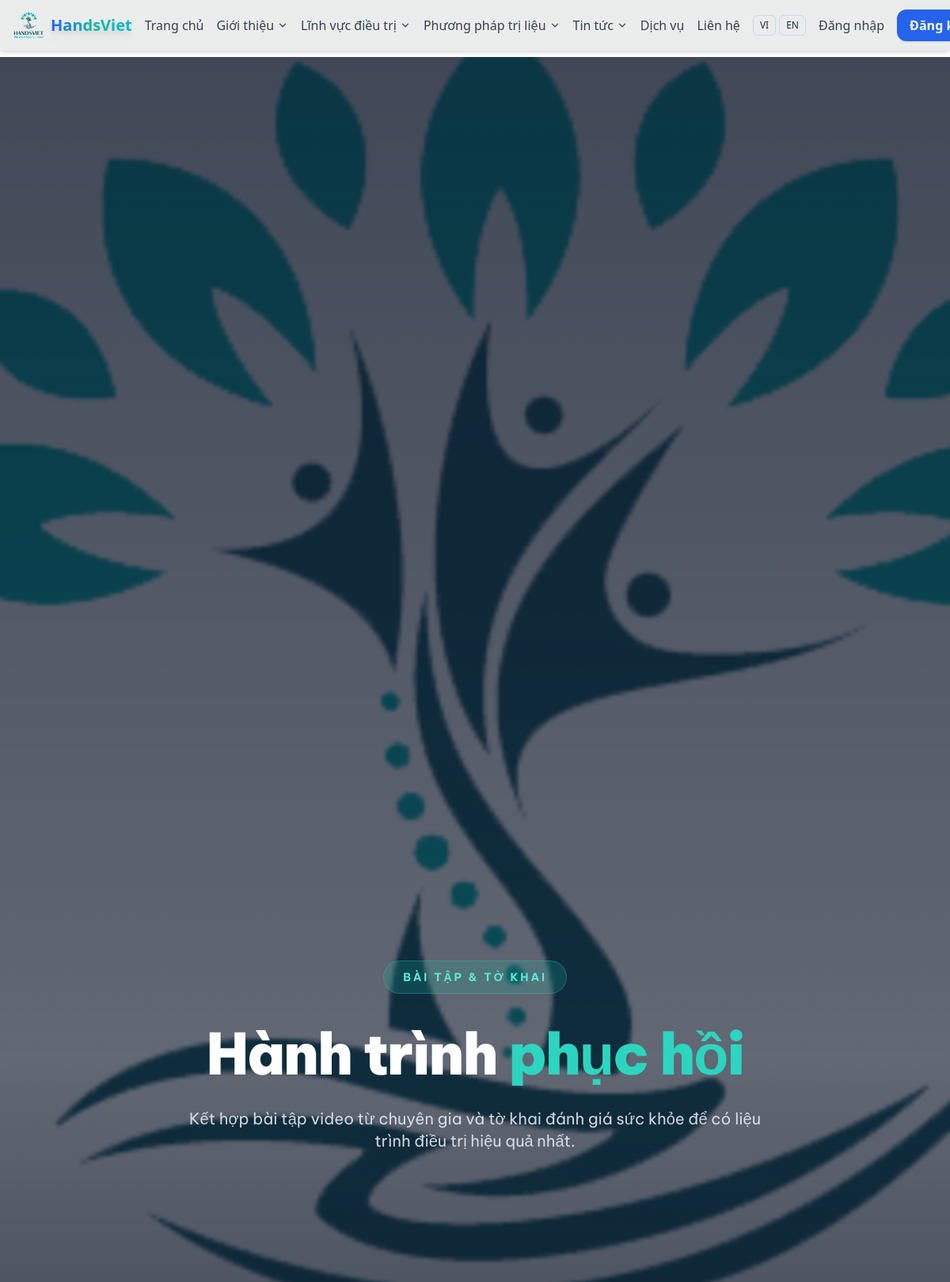
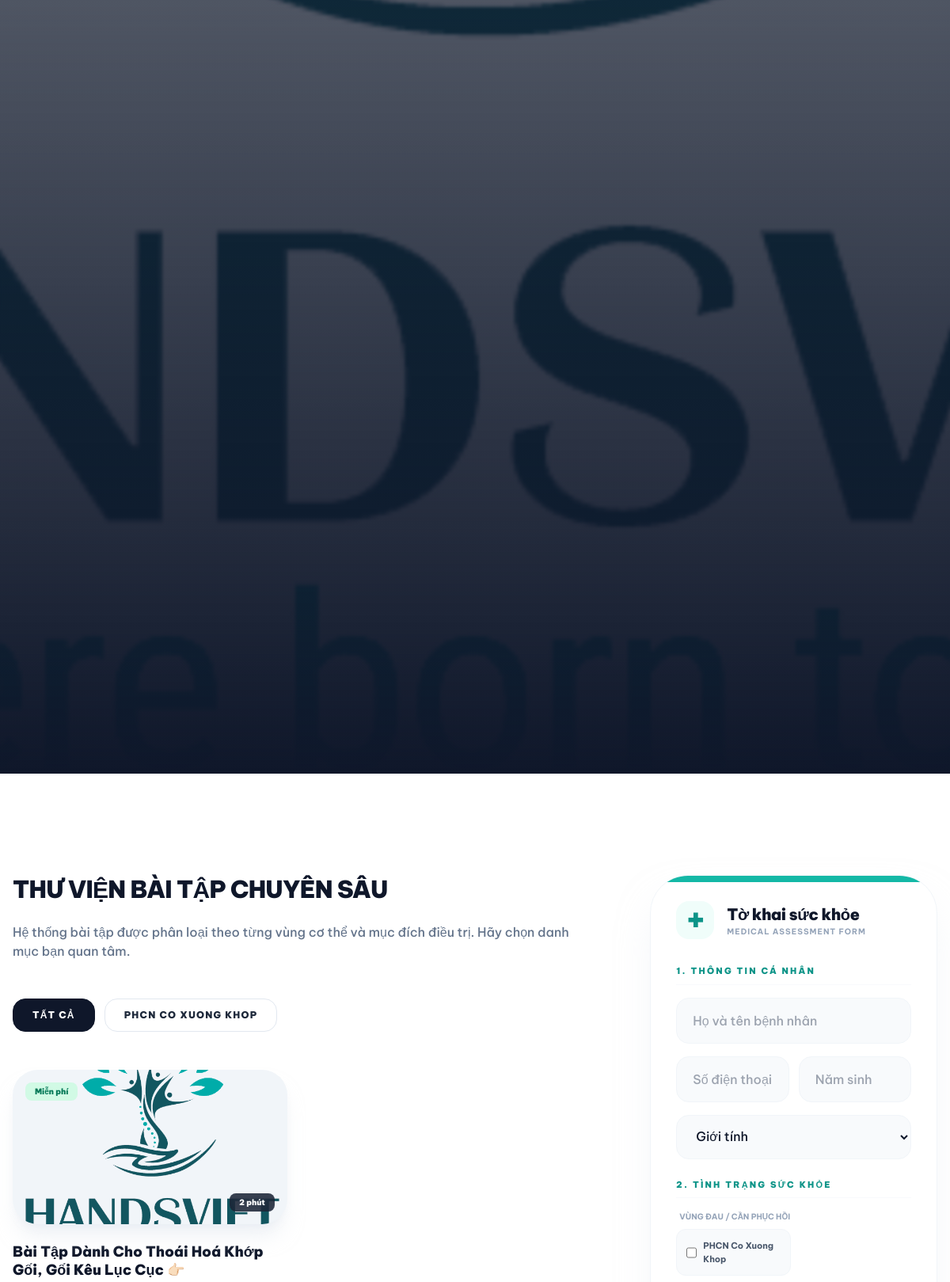
Page /exercise-library/ (upper part) on the committed database (2 pictures, top to bottom).
### hansviet_admin/models.py (models this page shows, shortened)
class ServiceCategory(models.Model):
    name = models.CharField(max_length=255)
    slug = models.SlugField(unique=True)
    description = models.TextField(blank=True)
    icon_svg = models.TextField(blank=True)
    order = models.PositiveIntegerField(default=0)
    class Meta:
        ordering = ["order", "name"]
        verbose_name = "Service Category"
        verbose_name_plural = "Service Categories"

class Video(models.Model):
    ACCESS_FREE = "free"
    ACCESS_PAID = "paid"
    ACCESS_CHOICES = [(ACCESS_FREE, "Free"), (ACCESS_PAID, "Paid")]
    PROVIDER_YT = "youtube"
    PROVIDER_VI = "vimeo"
    PROVIDER_CHOICES = [(PROVIDER_YT, "YouTube"), (PROVIDER_VI, "Vimeo")]
    title = models.CharField(max_length=255)
    slug = models.SlugField(unique=True)
    provider = models.CharField(max_length=20, choices=PROVIDER_CHOICES)
    provider_id = models.CharField(max_length=255)
    access = models.CharField(max_length=10, choices=ACCESS_CHOICES, default=ACCESS_FREE)
    duration = models.CharField(max_length=50, blank=True)
    category = models.ForeignKey(ServiceCategory, null=True, blank=True, on_delete=models.SET_NULL)
    is_active = models.BooleanField(default=True)
    class Meta:
        verbose_name = "Video"
        verbose_name_plural = "Videos"
        ordering = ["title"]

### hansviet_user/views.py (the view, shortened to what this page needs)
def exercise_library(request):
    can_paid = _user_can_view_paid(request.user)
    def normalize_provider_id(video_obj):
        raw = (video_obj.provider_id or "").strip()
        if not raw:
            return ""
        if "://" not in raw:
            return raw
    videos = Video.objects.filter(is_active=True).select_related("category").order_by("title")
    normalized_videos = []
    for v in videos:
        provider_id = normalize_provider_id(v)
        if v.provider == Video.PROVIDER_YT and provider_id:
            embed_url = f"https://www.youtube.com/embed/{provider_id}"
            thumb_url = f"https://img.youtube.com/vi/{provider_id}/hqdefault.jpg"
            watch_url = f"https://www.youtube.com/watch?v={provider_id}"
        elif v.provider == Video.PROVIDER_VI and provider_id:
            embed_url = f"https://player.vimeo.com/video/{provider_id}"
            thumb_url = ""
            watch_url = f"https://vimeo.com/{provider_id}"
        else:
            embed_url = ""
            thumb_url = ""
            watch_url = ""
        normalized_videos.append(
            {
                "pk": v.pk,
                "title": v.title,
                "duration": v.duration,
                "category": v.category.name if v.category else "Khác",
                "provider": v.provider,
                "provider_id": provider_id,
                "embed_url": embed_url,
                "watch_url": watch_url,
                "thumb_url": thumb_url,
                "access": v.access,
                "can_watch": (v.access == Video.ACCESS_FREE) or can_paid,
            }
        )
    grouped_videos = {}
    for v in normalized_videos:
        grouped_videos.setdefault(v["category"], []).append(v)
    exercises = [{"category": key, "videos": grouped_videos[key]} for key in sorted(grouped_videos.keys())]
    return render(
        request,
        "pages/exercise_library.html",
        {
            "can_watch_paid": can_paid,
            "exercises": exercises,
        },
    )

### hansviet_user/views.py (called while the page is built)
def _user_can_view_paid(user):
    if not user.is_authenticated:
        return False
    return Purchase.objects.filter(
        user=user, status="active", expires_at__gt=timezone.now()
    ).exists()

### hansviet_user/templates/pages/exercise_library.html (shortened to what this page needs)
{% load static %}
<!DOCTYPE html>
<html lang="vi">
<head>
    <script src="https://cdn.tailwindcss.com"></script>
    <link rel="stylesheet" href="{% static 'css/home.css' %}">
</head>
<body class="bg-white text-slate-800 antialiased overflow-x-hidden">
    {% include 'pages/header_tailwind.html' %}
    <main class="bg-white min-h-screen">
        <section class="relative h-[60vh] min-h-[450px] flex items-center justify-center overflow-hidden">
            <div class="absolute inset-0">
                <img src="https://images.unsplash.com/photo-1544367567-0f2fcb009e0b?q=80&w=2040&auto=format&fit=crop"
                    class="w-full h-full object-cover scale-105" alt="Rehab Exercise">
                <div class="absolute inset-0 bg-slate-900/65 backdrop-blur-[1px]"></div>
                <div class="absolute inset-0 bg-gradient-to-t from-slate-900 via-transparent to-slate-900/40"></div>
            </div>
            <div class="max-w-7xl mx-auto px-4 text-center relative z-10">
                <div class="inline-flex items-center gap-3 px-6 py-2.5 rounded-full bg-teal-500/20 border border-teal-400/30 text-teal-300 font-bold text-xs md:text-sm uppercase tracking-[0.2em] mb-10 animate-fade-in-up">
                    Bài tập & Tờ khai
                </div>
                <h1 class="text-4xl md:text-6xl lg:text-7xl font-black text-white mb-8 leading-tight tracking-tight animate-fade-in-up delay-100">
                    Hành trình <span class="text-teal-400">phục hồi</span>
                </h1>
                <p class="text-lg md:text-xl text-slate-200/90 max-w-3xl mx-auto leading-relaxed animate-fade-in-up delay-200 px-4">
                    Kết hợp bài tập video từ chuyên gia và tờ khai đánh giá sức khỏe để có liệu trình điều trị hiệu quả nhất.
                </p>
            </div>
        </section>
        <section class="max-w-7xl mx-auto px-4 py-32">
            <div class="flex flex-col lg:flex-row gap-20">
                <div class="lg:w-2/3 space-y-16 reveal">
                    <div>
                        <h2 class="text-3xl font-black text-slate-900 mb-6 tracking-tight uppercase">Thư viện bài tập chuyên sâu</h2>
                        <p class="text-slate-500 font-medium mb-12">Hệ thống bài tập được phân loại theo từng vùng cơ thể và mục đích điều trị. Hãy chọn danh mục bạn quan tâm.</p>
                        <div class="flex flex-wrap gap-3 mb-12">
                            <button onclick="filterVideos('all')" class="cat-btn active px-6 py-3 rounded-2xl font-black text-xs uppercase tracking-widest border border-slate-200 transition-all hover:border-teal-500">Tất cả</button>
                            {% for group in exercises %}
                            <button onclick="filterVideos('{{ group.category|slugify }}')" class="cat-btn px-6 py-3 rounded-2xl font-black text-xs uppercase tracking-widest border border-slate-200 transition-all hover:border-teal-500">{{ group.category }}</button>
                            {% endfor %}
                        </div>
                        <div class="grid md:grid-cols-2 gap-8" id="video-grid">
                            {% for group in exercises %}
                                {% for video in group.videos %}
                                <div class="video-card reveal group cursor-pointer {% if not video.can_watch %}opacity-90{% endif %}" data-category="{{ group.category|slugify }}" {% if video.can_watch and video.embed_url %}onclick="playVideo('{{ video.embed_url }}', '{{ video.watch_url }}', '{{ video.title|escapejs }}')"{% else %}onclick="window.location.href='/services/'"{% endif %}>
                                    <div class="relative rounded-[2rem] overflow-hidden aspect-video bg-slate-100 mb-6 shadow-xl shadow-slate-200/50">
                                        {% if video.thumb_url %}
                                        <img src="{{ video.thumb_url }}" class="w-full h-full object-cover group-hover:scale-110 transition-transform duration-700" alt="{{ video.title }}">
                                        {% else %}
                                        <img src="{% static 'images/assets/rehab-wellness.jpg' %}" class="w-full h-full object-cover group-hover:scale-110 transition-transform duration-700" alt="{{ video.title }}">
                                        {% endif %}
                                        <div class="absolute bottom-4 right-4 px-3 py-1 bg-slate-900/80 backdrop-blur-md rounded-lg text-[10px] font-black text-white">{{ video.duration }}</div>
                                        <div class="absolute top-4 left-4 px-3 py-1 rounded-lg text-[10px] font-black {% if video.access == 'paid' %}bg-amber-100 text-amber-700{% else %}bg-emerald-100 text-emerald-700{% endif %}">
                                            {% if video.access == 'paid' %}Trả phí{% else %}Miễn phí{% endif %}
                                        </div>
                                    </div>
                                    <h3 class="text-lg font-black text-slate-900 leading-tight group-hover:text-teal-600 transition-colors">{{ video.title }}</h3>
                                </div>
                                {% endfor %}
                            {% endfor %}
                        </div>
                    </div>
                </div>
                <div class="lg:w-1/3 reveal delay-300">
                    <div class="sticky top-10">
                        <div class="bg-white rounded-[3rem] p-8 shadow-2xl shadow-slate-200/50 border border-slate-100 relative overflow-hidden">
                            <div class="absolute top-0 left-0 right-0 h-2 bg-teal-500"></div>
                            <div class="flex items-center gap-4 mb-8">
                                <div class="w-12 h-12 bg-teal-50 rounded-2xl flex items-center justify-center text-teal-600 text-2xl font-black">✚</div>
                                <div>
                                    <h3 class="text-xl font-black text-slate-900 tracking-tight">Tờ khai sức khỏe</h3>
                                    <p class="text-[10px] font-bold text-slate-400 uppercase tracking-widest">Medical Assessment Form</p>
                                </div>
                            </div>
                            <form action="#" method="POST" class="space-y-6">
                                <div class="space-y-4">
                                    <h4 class="text-[11px] font-black text-teal-600 uppercase tracking-[0.2em] pb-2 border-b border-slate-50">1. Thông tin cá nhân</h4>
                                    <div>
                                        <input type="text" name="name" class="form-input" placeholder="Họ và tên bệnh nhân" required>
                                    </div>
                                    <div class="grid grid-cols-2 gap-3">
                                        <input type="tel" name="phone" class="form-input" placeholder="Số điện thoại" required>
                                        <input type="number" name="age" class="form-input" placeholder="Năm sinh" required>
                                    </div>
                                    <div>
                                        <select name="gender" class="form-input">
                                            <option value="">Giới tính</option>
                                        </select>
                                    </div>
                                </div>
                                <div class="space-y-4">
                                    <h4 class="text-[11px] font-black text-teal-600 uppercase tracking-[0.2em] pb-2 border-b border-slate-50">2. Tình trạng sức khỏe</h4>
                                    <div>
                                        <label class="block text-[10px] font-bold text-slate-400 mb-2 uppercase ml-1">Vùng đau / Cần phục hồi</label>
                                        <div class="grid grid-cols-2 gap-2">
                                            {% for group in exercises %}
                                            <label class="flex items-center gap-2 p-3 rounded-xl bg-slate-50 border border-slate-100 hover:border-teal-500 transition-colors cursor-pointer group">
                                                <input type="checkbox" name="area" value="{{ group.category }}" class="w-4 h-4 rounded border-slate-300 text-teal-600 focus:ring-teal-500">
                                                <span class="text-[11px] font-bold text-slate-600 group-hover:text-teal-700">{{ group.category }}</span>
                                            </label>
                                            {% endfor %}
                                        </div>
                                    </div>
                                </div>
                            </form>
                        </div>
                    </div>
                </div>
            </div>
        </section>
    </main>
</body>
</html>

### hansviet_user/static/css/home.css (style rules this page uses)
*, *::before, *::after { box-sizing: border-box; }
html, body { max-width: 100%; }

### hansviet_user/templates/pages/exercise_library.html (style rules this page uses)
body { font-family: 'Be Vietnam Pro', sans-serif; }
.form-input { width: 100%; padding: 1rem 1.25rem; background-color: #f8fafc; border: 1px solid #f1f5f9; border-radius: 1rem; transition: all 0.3s; font-weight: 500; color: #0f172a; }
.cat-btn.active { background-color: #0f172a; color: white; border-color: #0f172a; }

### hansviet_user/templates/pages/header_tailwind.html (style rules this page uses)
html { scrollbar-width: thin !important; scrollbar-color: #14b8a6 #f1f5f9 !important; }

### rows in the picture
ServiceCategory: category "PHCN CO XUONG KHOP", category "PHCN Co Xuong Khop"
Video: duration "2 phút", title "Bài Tập Dành Cho Thoái Hoá Khớp Gối, Gối Kêu Lục Cục 👉🏻"
